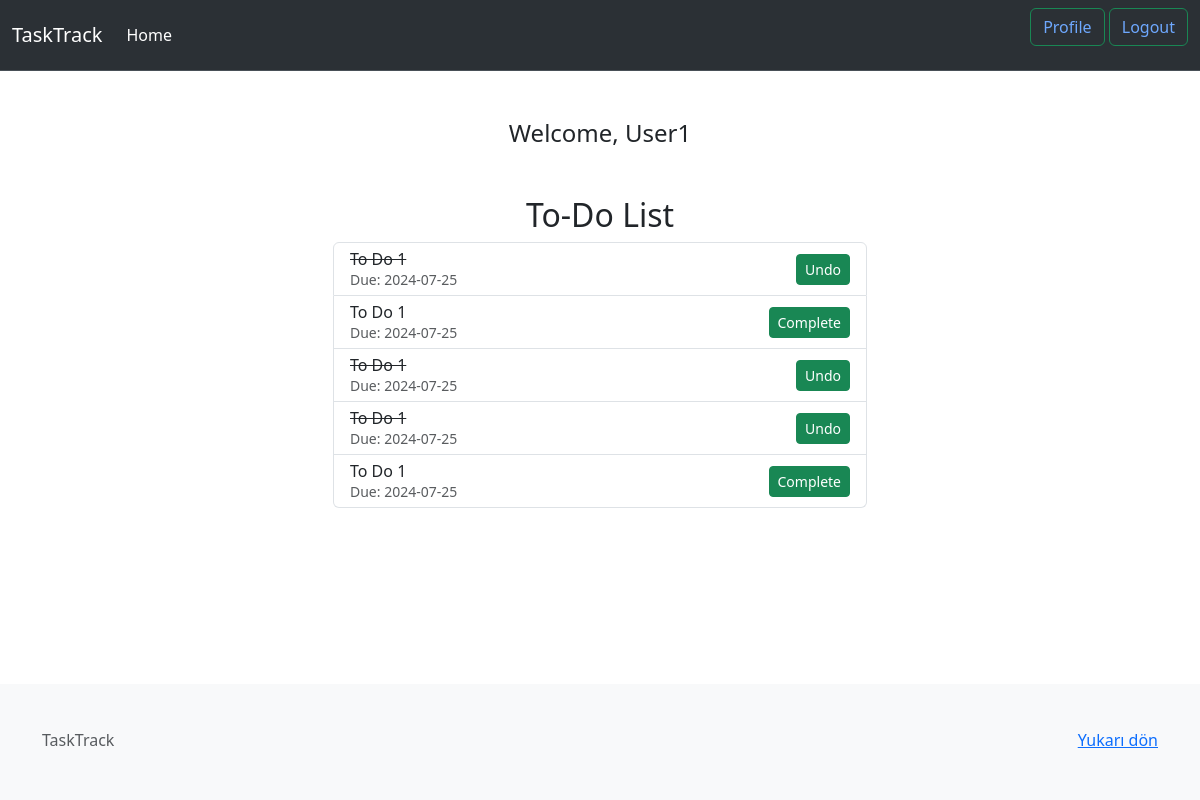
The app's page / (signed in) with its own data.
### main.py (models this page shows, shortened)
class User(UserMixin, db.Model):
    __tablename__ = 'user'
    id = db.Column(db.Integer, primary_key=True)
    name = db.Column(db.String(150), nullable=False)
    email = db.Column(db.String(150), unique=True, nullable=False)
    password = db.Column(db.String(150), nullable=False)
    is_active = db.Column(db.Boolean, default=True)
    tasks = db.relationship('Task', backref='owner',
                            cascade='all, delete-orphan')

class Task(db.Model):
    __tablename__ = 'task'
    id = db.Column(db.Integer, primary_key=True)
    url = db.Column(db.String(200))
    content = db.Column(db.Text, nullable=False)
    due_date = db.Column(db.DateTime, nullable=False, default=lambda: datetime.now(
        timezone.utc))
    date_posted = db.Column(db.DateTime, nullable=False,
                            default=lambda: datetime.now(timezone.utc))
    user_id = db.Column(db.Integer, db.ForeignKey(
        'user.id', ondelete='CASCADE'), nullable=False)
    completed = db.Column(db.Boolean, default=False)

### main.py (the view, shortened to what this page needs)
@app.route('/', methods=['GET', 'POST'])
@login_required
def home():
    tasks = Task.query.filter_by(
        user_id=current_user.id).order_by(Task.id.desc()).all()
    return render_template('index.html', tasks=tasks, user=current_user)

### main.py (called while the page is built)
@login_manager.user_loader
def load_user(id):
    return User.query.get(int(id))

@app.context_processor
def utility_processor():
    return dict(humanize=humanize)

### templates/index.html (shortened to what this page needs)
{% extends 'base.html' %} {% block title %}Home{% endblock %} {% block content
    %}
    <h4 class="text-center">Welcome, {{current_user.name}} </h4>
    <div class="container mt-5">
      <div class="row">
        <div class="col-md-6 offset-md-3">
          <h2 class="text-center">To-Do List</h2>
          <ul class="list-group" id="task-list">
            {% for task in tasks %}
            <li
              class="list-group-item d-flex justify-content-between align-items-center"
            >
              <div>
                <p
                  class="task-desc mb-1 {{ 'completed' if task.completed else '' }}"
                >
                  {{ task.content }}
                </p>
                <small class="text-muted"
                  >Due: {{ task.due_date.strftime('%Y-%m-%d') }}</small
                >
              </div>
              <div>
                <button
                  class="btn btn-sm btn-success complete-btn"
                  data-id="{{ task.id }}"
                >
                {{ 'Undo' if task.completed else 'Complete' }}
                </button>
              </div>
            </li>
            {% endfor %}
          </ul>
        </div>
      </div>
    </div>
    {% endblock %}

### static/style.css (style rules this page uses)
* { padding: 0; margin: 0; list-style: none; border: 0; outline: 0; line-height: 1; text-decoration: none; box-sizing: border-box; -webkit-font-smoothing: antialiased }
html, body { height: 100%; margin: 0; font-family: "Muli", sans-serif; background: #f8f8f8 }
body { display: flex; flex-direction: column; }
.container { width: 1200px; margin: 0 auto }
.completed { text-decoration: line-through; }

### records on screen
User: name "User1"
Task: content "To Do 1", due_date "2024-07-25", completed "Undo"
Task: content "To Do 1", due_date "2024-07-25", completed "Complete"
Task: content "To Do 1", due_date "2024-07-25", completed "Undo"
Task: content "To Do 1", due_date "2024-07-25", completed "Undo"
Task: content "To Do 1", due_date "2024-07-25", completed "Complete"
